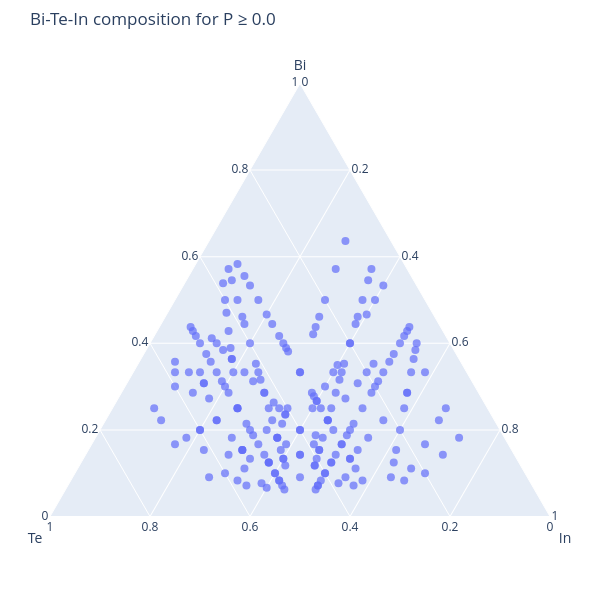
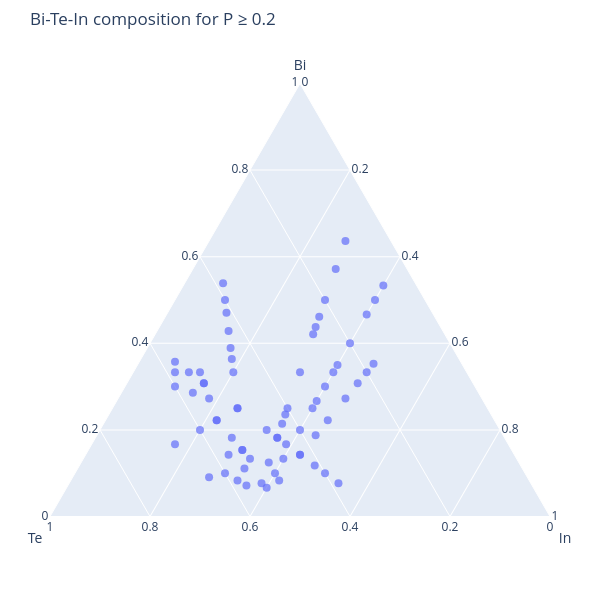
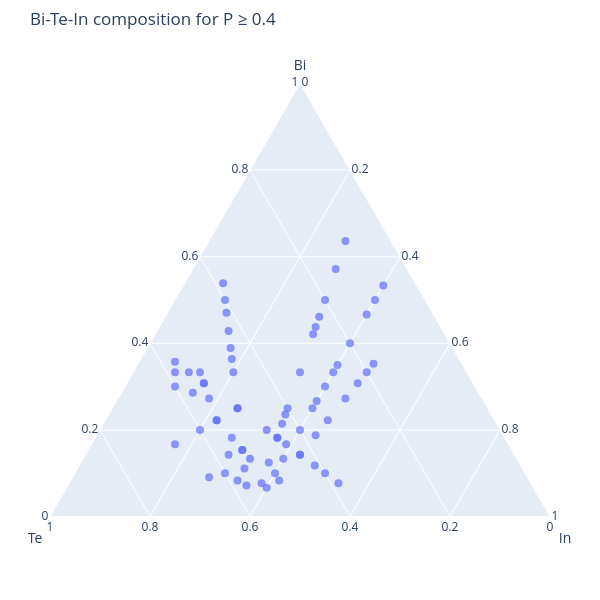

These figures' notebook cell, in order:
### Code cell
#!/usr/bin/env python3
"""
Script: Oxidation-state probability analysis for Bi-Te-In system.

Generates plausible Bi-Te-In compositions via SMACT's smact_filter,
computes their compound probabilities using the oxidation-state probability model,
and plots how the search space narrows as a function of probability threshold.
"""

from __future__ import annotations

import matplotlib.pyplot as plt
import numpy as np
import pandas as pd
import plotly.graph_objects as go
from pymatgen.core import Composition

from smact import Element, Species
from smact.oxidation_states import Oxidation_state_probability_finder
from smact.screening import smact_filter


def main():
    # Instantiate the oxidation-state probability finder
    oxfinder = Oxidation_state_probability_finder()

    # Define the Bi-Te-In element system
    elements = [Element("Bi"), Element("Te"), Element("In")]

    # Generate plausible compositions (max stoich threshold = 8)
    comps = smact_filter(elements, threshold=8, oxidation_states_set="icsd24")

    # Prepare lists for species lists and formulas
    species_lists = []
    formulas = []
    for syms, oxs, ratios in comps:
        # Build list of SMACT Species objects
        slist = [Species(sym, ox) for sym, ox in zip(syms, oxs)]
        species_lists.append(slist)
        # Construct formula string and reduce it
        raw_formula = "".join(f"{sym}{amt}" for sym, amt in zip(syms, ratios))
        reduced = Composition(raw_formula).reduced_formula
        formulas.append(reduced)

    # Compute compound probabilities, skipping species not in probability table
    valid_formulas = []
    valid_probs = []
    for slist, formula in zip(species_lists, formulas):
        try:
            p = oxfinder.compound_probability(slist)
        except NameError as e:
            # Skip species pairs not in the probability table
            print(f"Skipping {formula}: {e}")
            continue
        valid_formulas.append(formula)
        valid_probs.append(p)

    # Create a DataFrame of successfully scored compounds
    df = pd.DataFrame({"formula_pretty": valid_formulas, "compound_probability": valid_probs})

    # Print example entries
    print("First 10 compounds and their probabilities:")
    print(df.head(10))

    # Threshold sweep: how many compounds exceed each probability threshold
    thresh_vals = np.linspace(0, 1, 100)
    counts = [(df.compound_probability >= t).sum() for t in thresh_vals]

    # Plot search-space narrowing
    plt.figure(figsize=(8, 4))
    plt.plot(thresh_vals, counts, marker="x", color="orange")
    plt.xlabel("Probability threshold")
    plt.ylabel("Number of valid compounds")
    plt.title("Search-space narrowing for Bi-Te-In system")
    plt.grid(True)
    plt.tight_layout()
    plt.show()

    # -----------------------------------------------------------------------------
    # Plotly ternary: composition distribution at various probability thresholds
    # Select probability thresholds to visualize
    prob_thresholds = [0.0, 0.2, 0.4, 0.6, 0.8]
    for thr in prob_thresholds:
        # Subset compounds above threshold
        df_thr = df[df.compound_probability >= thr]
        a_vals, b_vals, c_vals = [], [], []
        for formula in df_thr["formula_pretty"]:
            comp = Composition(formula)
            bi = comp.get("Bi", 0)
            te = comp.get("Te", 0)
            in_ = comp.get("In", 0)
            total = bi + te + in_
            a_vals.append(bi / total)
            b_vals.append(te / total)
            c_vals.append(in_ / total)
        fig_t = go.Figure()
        fig_t.add_trace(
            go.Scatterternary(
                a=a_vals, b=b_vals, c=c_vals, mode="markers", marker=dict(size=8, opacity=0.7), name=f"P ≥ {thr:.1f}"
            )
        )
        # Layout styling
        fig_t.update_layout(
            title=f"Bi-Te-In composition for P ≥ {thr:.1f}",
            font=dict(size=12),
            width=600,
            height=600,
            ternary=dict(
                aaxis=dict(title="Bi"),
                baxis=dict(title="Te"),
                caxis=dict(title="In"),
            ),
            margin=dict(l=50, r=50, b=50, t=50),
            showlegend=False,
        )
        fig_t.show()


if __name__ == "__main__":
    main()

### Figure 1 — Plotly figure (JSON) as saved in the notebook; plotly's stock layout.template omitted (floating-point values rounded to 4 significant figures; data arrays with more than 128 entries replaced by an {"elided": "..."} marker saying what was removed)
{"data": [{"a": {"elided": "217 float values"}, "b": {"elided": "217 float values"}, "c": {"elided": "217 float values"}, "marker": {"opacity": 0.7, "size": 8}, "mode": "markers", "name": "P ≥ 0.0", "type": "scatterternary"}], "layout": {"font": {"size": 12}, "height": 600, "margin": {"b": 50, "l": 50, "r": 50, "t": 50}, "showlegend": false, "ternary": {"aaxis": {"title": {"text": "Bi"}}, "baxis": {"title": {"text": "Te"}}, "caxis": {"title": {"text": "In"}}}, "title": {"text": "Bi-Te-In composition for P ≥ 0.0"}, "width": 600}}

### Figure 2 — Plotly figure (JSON) as saved in the notebook; plotly's stock layout.template omitted (floating-point values rounded to 4 significant figures)
{"data": [{"a": [0.1429, 0.08333, 0.2222, 0.2727, 0.1875, 0.3077, 0.3333, 0.3529, 0.2, 0.1, 0.06667, 0.4, 0.1333, 0.3, 0.2667, 0.5, 0.3333, 0.25, 0.4667, 0.35, 0.5333, 0.3333, 0.125, 0.07692, 0.1818, 0.2143, 0.5714, 0.2353, 0.5, 0.25, 0.4615, 0.6364, 0.4375, 0.4211, 0.25, 0.1111, 0.07143, 0.1538, 0.4286, 0.3636, 0.5, 0.3333, 0.5385, 0.3889, 0.4706, 0.1429, 0.08333, 0.2222, 0.2727, 0.3077, 0.3333, 0.25, 0.1429, 0.1, 0.07692, 0.1818, 0.1176, 0.3333, 0.2, 0.1667, 0.3077, 0.3571, 0.2857, 0.2222, 0.1818, 0.1538, 0.1333, 0.3333, 0.2, 0.1, 0.3, 0.1667, 0.09091], "b": [0.4286, 0.5, 0.3333, 0.2727, 0.375, 0.2308, 0.2, 0.1765, 0.4, 0.5, 0.5333, 0.2, 0.4667, 0.3, 0.3333, 0.1, 0.2667, 0.35, 0.1333, 0.25, 0.06667, 0.3333, 0.5, 0.5385, 0.4545, 0.4286, 0.1429, 0.4118, 0.2, 0.4, 0.2308, 0.09091, 0.25, 0.2632, 0.5, 0.5556, 0.5714, 0.5385, 0.4286, 0.4545, 0.4, 0.4667, 0.3846, 0.4444, 0.4118, 0.5714, 0.5833, 0.5556, 0.5455, 0.5385, 0.5333, 0.5, 0.4286, 0.4, 0.3846, 0.4545, 0.4118, 0.5556, 0.4667, 0.4444, 0.5385, 0.5714, 0.5714, 0.5556, 0.5455, 0.5385, 0.5333, 0.5833, 0.6, 0.6, 0.6, 0.6667, 0.6364], "c": [0.4286, 0.4167, 0.4444, 0.4545, 0.4375, 0.4615, 0.4667, 0.4706, 0.4, 0.4, 0.4, 0.4, 0.4, 0.4, 0.4, 0.4, 0.4, 0.4, 0.4, 0.4, 0.4, 0.3333, 0.375, 0.3846, 0.3636, 0.3571, 0.2857, 0.3529, 0.3, 0.35, 0.3077, 0.2727, 0.3125, 0.3158, 0.25, 0.3333, 0.3571, 0.3077, 0.1429, 0.1818, 0.1, 0.2, 0.07692, 0.1667, 0.1176, 0.2857, 0.3333, 0.2222, 0.1818, 0.1538, 0.1333, 0.25, 0.4286, 0.5, 0.5385, 0.3636, 0.4706, 0.1111, 0.3333, 0.3889, 0.1538, 0.07143, 0.1429, 0.2222, 0.2727, 0.3077, 0.3333, 0.08333, 0.2, 0.3, 0.1, 0.1667, 0.2727], "marker": {"opacity": 0.7, "size": 8}, "mode": "markers", "name": "P ≥ 0.2", "type": "scatterternary"}], "layout": {"font": {"size": 12}, "height": 600, "margin": {"b": 50, "l": 50, "r": 50, "t": 50}, "showlegend": false, "ternary": {"aaxis": {"title": {"text": "Bi"}}, "baxis": {"title": {"text": "Te"}}, "caxis": {"title": {"text": "In"}}}, "title": {"text": "Bi-Te-In composition for P ≥ 0.2"}, "width": 600}}

### Figure 3 — Plotly figure (JSON) as saved in the notebook; plotly's stock layout.template omitted (floating-point values rounded to 4 significant figures)
{"data": [{"a": [0.1429, 0.08333, 0.2222, 0.2727, 0.1875, 0.3077, 0.3333, 0.3529, 0.2, 0.1, 0.06667, 0.4, 0.1333, 0.3, 0.2667, 0.5, 0.3333, 0.25, 0.4667, 0.35, 0.5333, 0.3333, 0.125, 0.07692, 0.1818, 0.2143, 0.5714, 0.2353, 0.5, 0.25, 0.4615, 0.6364, 0.4375, 0.4211, 0.25, 0.1111, 0.07143, 0.1538, 0.4286, 0.3636, 0.5, 0.3333, 0.5385, 0.3889, 0.4706, 0.1429, 0.08333, 0.2222, 0.2727, 0.3077, 0.3333, 0.25, 0.1429, 0.1, 0.07692, 0.1818, 0.1176, 0.3333, 0.2, 0.1667, 0.3077, 0.3571, 0.2857, 0.2222, 0.1818, 0.1538, 0.1333, 0.3333, 0.2, 0.1, 0.3, 0.1667, 0.09091], "b": [0.4286, 0.5, 0.3333, 0.2727, 0.375, 0.2308, 0.2, 0.1765, 0.4, 0.5, 0.5333, 0.2, 0.4667, 0.3, 0.3333, 0.1, 0.2667, 0.35, 0.1333, 0.25, 0.06667, 0.3333, 0.5, 0.5385, 0.4545, 0.4286, 0.1429, 0.4118, 0.2, 0.4, 0.2308, 0.09091, 0.25, 0.2632, 0.5, 0.5556, 0.5714, 0.5385, 0.4286, 0.4545, 0.4, 0.4667, 0.3846, 0.4444, 0.4118, 0.5714, 0.5833, 0.5556, 0.5455, 0.5385, 0.5333, 0.5, 0.4286, 0.4, 0.3846, 0.4545, 0.4118, 0.5556, 0.4667, 0.4444, 0.5385, 0.5714, 0.5714, 0.5556, 0.5455, 0.5385, 0.5333, 0.5833, 0.6, 0.6, 0.6, 0.6667, 0.6364], "c": [0.4286, 0.4167, 0.4444, 0.4545, 0.4375, 0.4615, 0.4667, 0.4706, 0.4, 0.4, 0.4, 0.4, 0.4, 0.4, 0.4, 0.4, 0.4, 0.4, 0.4, 0.4, 0.4, 0.3333, 0.375, 0.3846, 0.3636, 0.3571, 0.2857, 0.3529, 0.3, 0.35, 0.3077, 0.2727, 0.3125, 0.3158, 0.25, 0.3333, 0.3571, 0.3077, 0.1429, 0.1818, 0.1, 0.2, 0.07692, 0.1667, 0.1176, 0.2857, 0.3333, 0.2222, 0.1818, 0.1538, 0.1333, 0.25, 0.4286, 0.5, 0.5385, 0.3636, 0.4706, 0.1111, 0.3333, 0.3889, 0.1538, 0.07143, 0.1429, 0.2222, 0.2727, 0.3077, 0.3333, 0.08333, 0.2, 0.3, 0.1, 0.1667, 0.2727], "marker": {"opacity": 0.7, "size": 8}, "mode": "markers", "name": "P ≥ 0.4", "type": "scatterternary"}], "layout": {"font": {"size": 12}, "height": 600, "margin": {"b": 50, "l": 50, "r": 50, "t": 50}, "showlegend": false, "ternary": {"aaxis": {"title": {"text": "Bi"}}, "baxis": {"title": {"text": "Te"}}, "caxis": {"title": {"text": "In"}}}, "title": {"text": "Bi-Te-In composition for P ≥ 0.4"}, "width": 600}}
